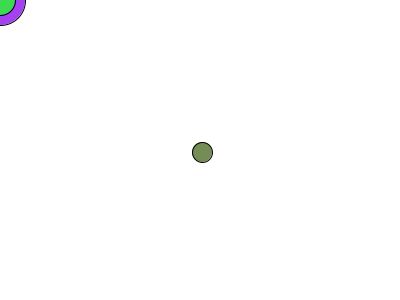
Frame 1 (no input)
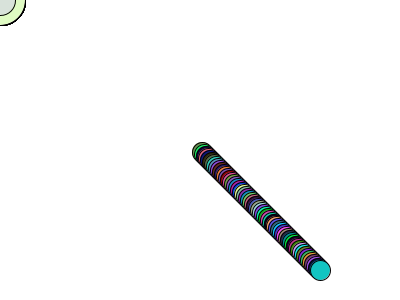
Frame 60 (the mouse pressed at the canvas centre just before this capture)
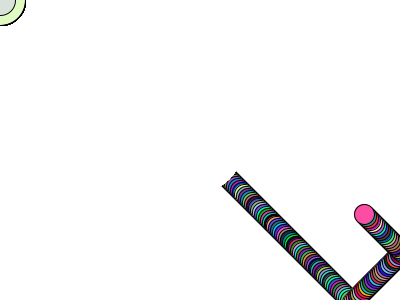
Frame 120 (the mouse held since frame 60 and released just before this capture)

The Processing sketch that drew these frames (run headless with seeded random() and noise(); from frame 60 on, the mouse is pressed at the canvas centre):

// Processing sketch: processing_25168
// ── processing_25168.pde

int pelota_x = 200;
int pelota_y = 150;
int pelota_dx = 2;
int pelota_dy = 2;
int pelota2_x;
int pelota2_y;

void setup()
{ 
  size (400, 300);
  background (255);
  smooth();
  
}

void draw()
{

  if (mousePressed) {
    stroke(255);
    fill(255);
    ellipse(mouseX, mouseY, 80, 80);
  } else {
    fill(random(255), random(255), random(255));
     ellipse(mouseX, mouseY, 50, 50);
   stroke(0);
   fill(random(255), random(255), random(255));
   ellipse(mouseX, mouseY, 30, 30);
  }
 

  
  
  pelota_x += pelota_dx;
  
  if (pelota_x > 400) 
  { 
    pelota_dx *= -1;
  }
  
   if (pelota_x < 0) 
  { 
    pelota_dx *= -1;
  }
  
   pelota_y += pelota_dy;
  if ((pelota_y > 300) ||(pelota_y < 0))
  { 
    pelota_dy *= -1;
   
  } 
   stroke(0);
   fill(random(255), random(255), random(255));
   ellipse(pelota_x, pelota_y, 20, 20);
   
  
}

void mouseClicked()
{
   pelota2_x += pelota_dx;
  
  if (pelota2_x > 400) 
  { 
    pelota_dx *= -1;
  }
  
   if (pelota2_x < 0) 
  { 
    pelota_dx *= -1;
  }
  
   pelota2_y += pelota_dy;
  if ((pelota2_y > 300) ||(pelota2_y < 0))
  { 
    pelota_dy *= -1;
   
  } 
 
}
